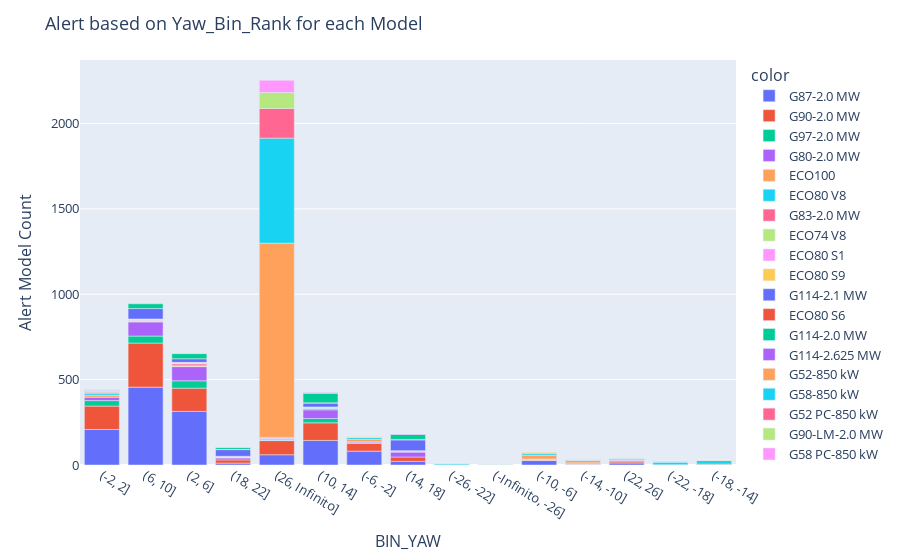

Notebook code cell kept with this figure:
### Markdown cell above
# Plot Alerts for Each model

### Code cell
# create a new DataFrame for only models G and Eco
plot_alert_ordered = alert_ordered[pd.DataFrame(alert_ordered.Model.tolist()).isin(model_list).any(1).values]


fig = px.bar(x=plot_alert_ordered.index, y=plot_alert_ordered["Yaw_Bin_Rank"], color=plot_alert_ordered["Model"])
fig.update_layout(
    title="Alert based on Yaw_Bin_Rank for each Model",
    xaxis_title="BIN_YAW",
    yaxis_title="Alert Model Count",
    font=dict(
        size=13
    )
)
fig.show()

### Figure 1 — Plotly figure (JSON) as saved in the notebook; plotly's stock layout.template omitted (floating-point values rounded to 4 significant figures)
{"data": [{"alignmentgroup": "True", "hovertemplate": "color=G87-2.0 MW<br>x=%{x}<br>y=%{y}<extra></extra>", "legendgroup": "G87-2.0 MW", "marker": {"color": "#636efa"}, "name": "G87-2.0 MW", "offsetgroup": "G87-2.0 MW", "orientation": "v", "showlegend": true, "textposition": "auto", "type": "bar", "x": ["(-2, 2]", "(6, 10]", "(2, 6]", "(18, 22]", "(26, Infinito]", "(10, 14]", "(-6, -2]", "(14, 18]", "(-26, -22]", "(-Infinito, -26]", "(-10, -6]", "(-14, -10]", "(22, 26]"], "xaxis": "x", "y": [208, 456, 314, 11, 60, 144, 81, 21, 1, 1, 26, 4, 12], "yaxis": "y"}, {"alignmentgroup": "True", "hovertemplate": "color=G90-2.0 MW<br>x=%{x}<br>y=%{y}<extra></extra>", "legendgroup": "G90-2.0 MW", "marker": {"color": "#EF553B"}, "name": "G90-2.0 MW", "offsetgroup": "G90-2.0 MW", "orientation": "v", "showlegend": true, "textposition": "auto", "type": "bar", "x": ["(-2, 2]", "(6, 10]", "(2, 6]", "(18, 22]", "(26, Infinito]", "(10, 14]", "(-6, -2]", "(14, 18]", "(-Infinito, -26]", "(-10, -6]", "(-14, -10]", "(-22, -18]", "(22, 26]"], "xaxis": "x", "y": [137, 258, 136, 19, 83, 103, 45, 26, 1, 3, 2, 1, 7], "yaxis": "y"}, {"alignmentgroup": "True", "hovertemplate": "color=G97-2.0 MW<br>x=%{x}<br>y=%{y}<extra></extra>", "legendgroup": "G97-2.0 MW", "marker": {"color": "#00cc96"}, "name": "G97-2.0 MW", "offsetgroup": "G97-2.0 MW", "orientation": "v", "showlegend": true, "textposition": "auto", "type": "bar", "x": ["(-2, 2]", "(6, 10]", "(2, 6]", "(10, 14]", "(-6, -2]", "(-10, -6]"], "xaxis": "x", "y": [32, 41, 43, 25, 5, 3], "yaxis": "y"}, {"alignmentgroup": "True", "hovertemplate": "color=G80-2.0 MW<br>x=%{x}<br>y=%{y}<extra></extra>", "legendgroup": "G80-2.0 MW", "marker": {"color": "#ab63fa"}, "name": "G80-2.0 MW", "offsetgroup": "G80-2.0 MW", "orientation": "v", "showlegend": true, "textposition": "auto", "type": "bar", "x": ["(-2, 2]", "(6, 10]", "(2, 6]", "(18, 22]", "(26, Infinito]", "(10, 14]", "(-6, -2]", "(14, 18]", "(-10, -6]", "(-14, -10]", "(22, 26]"], "xaxis": "x", "y": [20, 83, 83, 12, 2, 51, 5, 29, 3, 1, 9], "yaxis": "y"}, {"alignmentgroup": "True", "hovertemplate": "color=ECO100<br>x=%{x}<br>y=%{y}<extra></extra>", "legendgroup": "ECO100", "marker": {"color": "#FFA15A"}, "name": "ECO100", "offsetgroup": "ECO100", "orientation": "v", "showlegend": true, "textposition": "auto", "type": "bar", "x": ["(-2, 2]", "(6, 10]", "(2, 6]", "(18, 22]", "(-6, -2]", "(-18, -14]", "(14, 18]", "(-10, -6]", "(-14, -10]", "(-22, -18]"], "xaxis": "x", "y": [12, 2, 3, 1, 15, 5, 2, 21, 11, 1], "yaxis": "y"}, {"alignmentgroup": "True", "hovertemplate": "color=ECO80 V8<br>x=%{x}<br>y=%{y}<extra></extra>", "legendgroup": "ECO80 V8", "marker": {"color": "#19d3f3"}, "name": "ECO80 V8", "offsetgroup": "ECO80 V8", "orientation": "v", "showlegend": true, "textposition": "auto", "type": "bar", "x": ["(-2, 2]", "(6, 10]", "(2, 6]", "(18, 22]", "(26, Infinito]", "(10, 14]", "(-6, -2]", "(-18, -14]", "(14, 18]", "(-26, -22]", "(-Infinito, -26]", "(-10, -6]", "(-14, -10]", "(-22, -18]"], "xaxis": "x", "y": [11, 3, 7, 3, 2, 9, 11, 21, 4, 7, 1, 10, 10, 15], "yaxis": "y"}, {"alignmentgroup": "True", "hovertemplate": "color=G83-2.0 MW<br>x=%{x}<br>y=%{y}<extra></extra>", "legendgroup": "G83-2.0 MW", "marker": {"color": "#FF6692"}, "name": "G83-2.0 MW", "offsetgroup": "G83-2.0 MW", "orientation": "v", "showlegend": true, "textposition": "auto", "type": "bar", "x": ["(-2, 2]", "(6, 10]", "(2, 6]", "(14, 18]", "(-10, -6]", "(-14, -10]"], "xaxis": "x", "y": [6, 4, 8, 1, 4, 1], "yaxis": "y"}, {"alignmentgroup": "True", "hovertemplate": "color=ECO74 V8<br>x=%{x}<br>y=%{y}<extra></extra>", "legendgroup": "ECO74 V8", "marker": {"color": "#B6E880"}, "name": "ECO74 V8", "offsetgroup": "ECO74 V8", "orientation": "v", "showlegend": true, "textposition": "auto", "type": "bar", "x": ["(-2, 2]", "(6, 10]", "(2, 6]", "(18, 22]", "(10, 14]", "(-6, -2]", "(-18, -14]", "(14, 18]", "(-26, -22]", "(-Infinito, -26]", "(-14, -10]", "(-22, -18]"], "xaxis": "x", "y": [5, 4, 2, 1, 2, 1, 2, 1, 1, 1, 1, 1], "yaxis": "y"}, {"alignmentgroup": "True", "hovertemplate": "color=ECO80 S1<br>x=%{x}<br>y=%{y}<extra></extra>", "legendgroup": "ECO80 S1", "marker": {"color": "#FF97FF"}, "name": "ECO80 S1", "offsetgroup": "ECO80 S1", "orientation": "v", "showlegend": true, "textposition": "auto", "type": "bar", "x": ["(-2, 2]", "(6, 10]", "(2, 6]", "(18, 22]", "(26, Infinito]", "(10, 14]", "(22, 26]"], "xaxis": "x", "y": [5, 2, 3, 2, 10, 5, 2], "yaxis": "y"}, {"alignmentgroup": "True", "hovertemplate": "color=ECO80 S9<br>x=%{x}<br>y=%{y}<extra></extra>", "legendgroup": "ECO80 S9", "marker": {"color": "#FECB52"}, "name": "ECO80 S9", "offsetgroup": "ECO80 S9", "orientation": "v", "showlegend": true, "textposition": "auto", "type": "bar", "x": ["(-2, 2]", "(6, 10]", "(2, 6]", "(18, 22]", "(10, 14]", "(-6, -2]", "(-18, -14]", "(-26, -22]", "(-10, -6]", "(-14, -10]", "(-22, -18]", "(22, 26]"], "xaxis": "x", "y": [2, 2, 2, 2, 1, 4, 2, 2, 5, 2, 4, 1], "yaxis": "y"}, {"alignmentgroup": "True", "hovertemplate": "color=G114-2.1 MW<br>x=%{x}<br>y=%{y}<extra></extra>", "legendgroup": "G114-2.1 MW", "marker": {"color": "#636efa"}, "name": "G114-2.1 MW", "offsetgroup": "G114-2.1 MW", "orientation": "v", "showlegend": true, "textposition": "auto", "type": "bar", "x": ["(-2, 2]", "(6, 10]", "(2, 6]", "(18, 22]", "(26, Infinito]", "(10, 14]", "(14, 18]", "(22, 26]"], "xaxis": "x", "y": [2, 61, 21, 39, 1, 23, 63, 5], "yaxis": "y"}, {"alignmentgroup": "True", "hovertemplate": "color=ECO80 S6<br>x=%{x}<br>y=%{y}<extra></extra>", "legendgroup": "ECO80 S6", "marker": {"color": "#EF553B"}, "name": "ECO80 S6", "offsetgroup": "ECO80 S6", "orientation": "v", "showlegend": true, "textposition": "auto", "type": "bar", "x": ["(-2, 2]", "(18, 22]", "(26, Infinito]", "(10, 14]", "(14, 18]", "(22, 26]"], "xaxis": "x", "y": [1, 2, 4, 1, 3, 1], "yaxis": "y"}, {"alignmentgroup": "True", "hovertemplate": "color=G114-2.0 MW<br>x=%{x}<br>y=%{y}<extra></extra>", "legendgroup": "G114-2.0 MW", "marker": {"color": "#00cc96"}, "name": "G114-2.0 MW", "offsetgroup": "G114-2.0 MW", "orientation": "v", "showlegend": true, "textposition": "auto", "type": "bar", "x": ["(6, 10]", "(2, 6]", "(18, 22]", "(10, 14]", "(14, 18]", "(22, 26]"], "xaxis": "x", "y": [28, 30, 11, 55, 29, 1], "yaxis": "y"}, {"alignmentgroup": "True", "hovertemplate": "color=G114-2.625 MW<br>x=%{x}<br>y=%{y}<extra></extra>", "legendgroup": "G114-2.625 MW", "marker": {"color": "#ab63fa"}, "name": "G114-2.625 MW", "offsetgroup": "G114-2.625 MW", "orientation": "v", "showlegend": true, "textposition": "auto", "type": "bar", "x": ["(18, 22]", "(10, 14]", "(14, 18]"], "xaxis": "x", "y": [1, 4, 2], "yaxis": "y"}, {"alignmentgroup": "True", "hovertemplate": "color=G52-850 kW<br>x=%{x}<br>y=%{y}<extra></extra>", "legendgroup": "G52-850 kW", "marker": {"color": "#FFA15A"}, "name": "G52-850 kW", "offsetgroup": "G52-850 kW", "orientation": "v", "showlegend": true, "textposition": "auto", "type": "bar", "x": ["(26, Infinito]"], "xaxis": "x", "y": [1137], "yaxis": "y"}, {"alignmentgroup": "True", "hovertemplate": "color=G58-850 kW<br>x=%{x}<br>y=%{y}<extra></extra>", "legendgroup": "G58-850 kW", "marker": {"color": "#19d3f3"}, "name": "G58-850 kW", "offsetgroup": "G58-850 kW", "orientation": "v", "showlegend": true, "textposition": "auto", "type": "bar", "x": ["(26, Infinito]"], "xaxis": "x", "y": [615], "yaxis": "y"}, {"alignmentgroup": "True", "hovertemplate": "color=G52 PC-850 kW<br>x=%{x}<br>y=%{y}<extra></extra>", "legendgroup": "G52 PC-850 kW", "marker": {"color": "#FF6692"}, "name": "G52 PC-850 kW", "offsetgroup": "G52 PC-850 kW", "orientation": "v", "showlegend": true, "textposition": "auto", "type": "bar", "x": ["(26, Infinito]"], "xaxis": "x", "y": [174], "yaxis": "y"}, {"alignmentgroup": "True", "hovertemplate": "color=G90-LM-2.0 MW<br>x=%{x}<br>y=%{y}<extra></extra>", "legendgroup": "G90-LM-2.0 MW", "marker": {"color": "#B6E880"}, "name": "G90-LM-2.0 MW", "offsetgroup": "G90-LM-2.0 MW", "orientation": "v", "showlegend": true, "textposition": "auto", "type": "bar", "x": ["(26, Infinito]"], "xaxis": "x", "y": [93], "yaxis": "y"}, {"alignmentgroup": "True", "hovertemplate": "color=G58 PC-850 kW<br>x=%{x}<br>y=%{y}<extra></extra>", "legendgroup": "G58 PC-850 kW", "marker": {"color": "#FF97FF"}, "name": "G58 PC-850 kW", "offsetgroup": "G58 PC-850 kW", "orientation": "v", "showlegend": true, "textposition": "auto", "type": "bar", "x": ["(26, Infinito]"], "xaxis": "x", "y": [72], "yaxis": "y"}], "layout": {"barmode": "relative", "font": {"size": 13}, "legend": {"title": {"text": "color"}, "tracegroupgap": 0}, "margin": {"t": 60}, "title": {"text": "Alert based on Yaw_Bin_Rank for each Model"}, "xaxis": {"anchor": "y", "domain": [0, 1], "title": {"text": "BIN_YAW"}}, "yaxis": {"anchor": "x", "domain": [0, 1], "title": {"text": "Alert Model Count"}}}}
